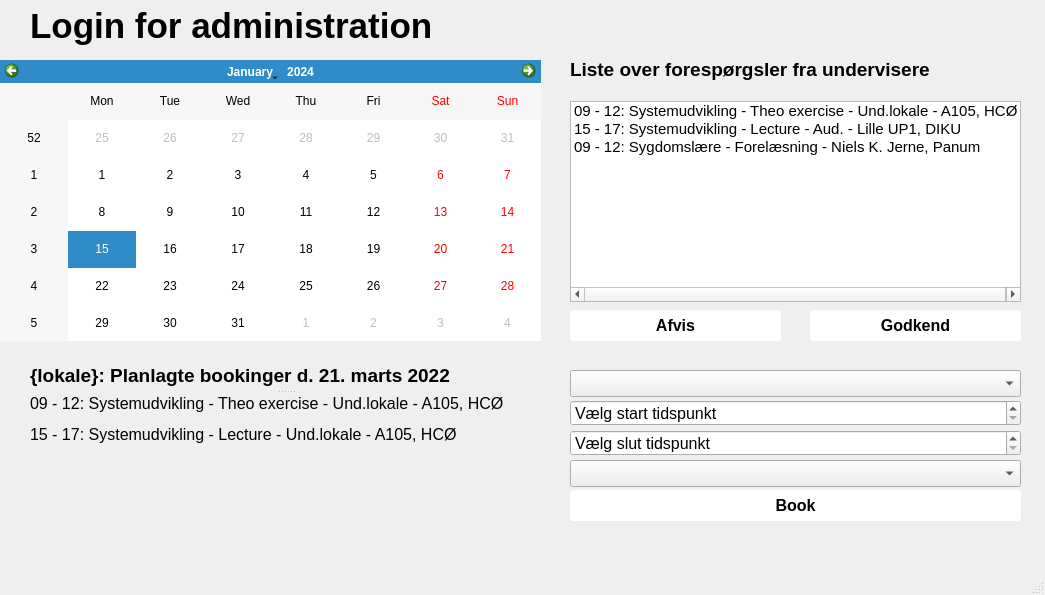
<?xml version="1.0" encoding="UTF-8"?>
<ui version="4.0">
 <class>MainWindow</class>
 <widget class="QMainWindow" name="MainWindow">
  <property name="geometry">
   <rect>
    <x>0</x>
    <y>0</y>
    <width>1045</width>
    <height>595</height>
   </rect>
  </property>
  <property name="windowTitle">
   <string>MainWindow</string>
  </property>
  <property name="tabShape">
   <enum>QTabWidget::Rounded</enum>
  </property>
  <widget class="QWidget" name="centralwidget">
   <widget class="QCalendarWidget" name="kalenderSekretar">
    <property name="geometry">
     <rect>
      <x>0</x>
      <y>60</y>
      <width>541</width>
      <height>281</height>
     </rect>
    </property>
   </widget>
   <widget class="QLabel" name="datovalg_2">
    <property name="geometry">
     <rect>
      <x>30</x>
      <y>0</y>
      <width>701</width>
      <height>51</height>
     </rect>
    </property>
    <property name="font">
     <font>
      <pointsize>26</pointsize>
      <bold>true</bold>
     </font>
    </property>
    <property name="text">
     <string>Login for administration</string>
    </property>
   </widget>
   <widget class="QComboBox" name="lokaleDropdown">
    <property name="geometry">
     <rect>
      <x>570</x>
      <y>370</y>
      <width>451</width>
      <height>27</height>
     </rect>
    </property>
    <property name="font">
     <font>
      <pointsize>12</pointsize>
     </font>
    </property>
    <property name="autoFillBackground">
     <bool>false</bool>
    </property>
    <property name="styleSheet">
     <string notr="true"/>
    </property>
    <property name="currentText">
     <string/>
    </property>
    <property name="placeholderText">
     <string>Vælg lokale</string>
    </property>
    <item>
     <property name="text">
      <string>Und.lokale - A102, HCØ</string>
     </property>
    </item>
    <item>
     <property name="text">
      <string>Und.lokale - A105, HCØ</string>
     </property>
    </item>
    <item>
     <property name="text">
      <string>Aud. - Lille UP1, DIKU</string>
     </property>
    </item>
    <item>
     <property name="text">
      <string>Aud. - Niels K. Jerne, Panum</string>
     </property>
    </item>
    <item>
     <property name="text">
      <string>Und.lokale - 13.1.83, Panum</string>
     </property>
    </item>
   </widget>
   <widget class="QTimeEdit" name="tidstart">
    <property name="geometry">
     <rect>
      <x>570</x>
      <y>400</y>
      <width>451</width>
      <height>26</height>
     </rect>
    </property>
    <property name="font">
     <font>
      <pointsize>12</pointsize>
     </font>
    </property>
    <property name="specialValueText">
     <string>Vælg start tidspunkt</string>
    </property>
   </widget>
   <widget class="QPushButton" name="bookLokale">
    <property name="geometry">
     <rect>
      <x>570</x>
      <y>490</y>
      <width>451</width>
      <height>31</height>
     </rect>
    </property>
    <property name="font">
     <font>
      <pointsize>12</pointsize>
      <bold>true</bold>
     </font>
    </property>
    <property name="mouseTracking">
     <bool>true</bool>
    </property>
    <property name="styleSheet">
     <string notr="true">QPushButton {
background-color: rgb(255, 255, 255);
border-radius:3px;
}

QPushButton:hover {
background-color: rgb(250, 250, 250);
}</string>
    </property>
    <property name="text">
     <string>Book</string>
    </property>
   </widget>
   <widget class="QComboBox" name="kursusDropdown">
    <property name="geometry">
     <rect>
      <x>570</x>
      <y>460</y>
      <width>451</width>
      <height>27</height>
     </rect>
    </property>
    <property name="font">
     <font>
      <pointsize>12</pointsize>
     </font>
    </property>
    <property name="autoFillBackground">
     <bool>false</bool>
    </property>
    <property name="styleSheet">
     <string notr="true"/>
    </property>
    <property name="currentText">
     <string/>
    </property>
    <property name="placeholderText">
     <string>Vælg kursus</string>
    </property>
    <item>
     <property name="text">
      <string>Systemudvikling - Theo exercise</string>
     </property>
    </item>
    <item>
     <property name="text">
      <string>Systemudvikling - Lecture</string>
     </property>
    </item>
    <item>
     <property name="text">
      <string>Sygedomslære - Forelæsning</string>
     </property>
    </item>
    <item>
     <property name="text">
      <string>Sygedomslære - SAU</string>
     </property>
    </item>
    <item>
     <property name="text">
      <string>Sygedomslære - Café</string>
     </property>
    </item>
   </widget>
   <widget class="QSplitter" name="splitter">
    <property name="geometry">
     <rect>
      <x>30</x>
      <y>360</y>
      <width>511</width>
      <height>191</height>
     </rect>
    </property>
    <property name="orientation">
     <enum>Qt::Vertical</enum>
    </property>
    <widget class="QLabel" name="datoValgS">
     <property name="font">
      <font>
       <pointsize>14</pointsize>
       <bold>true</bold>
      </font>
     </property>
     <property name="text">
      <string>{lokale}: Planlagte bookinger d. 21. marts 2022</string>
     </property>
    </widget>
    <widget class="QLabel" name="datoIndholdS">
     <property name="font">
      <font>
       <pointsize>12</pointsize>
      </font>
     </property>
     <property name="text">
      <string>&lt;html&gt;&lt;head/&gt;&lt;body&gt;&lt;p&gt;09 - 12: Systemudvikling - Theo exercise - Und.lokale - A105, HCØ&lt;/p&gt;&lt;p&gt;15 - 17: Systemudvikling - Lecture - Und.lokale - A105, HCØ&lt;/p&gt;&lt;/body&gt;&lt;/html&gt;</string>
     </property>
     <property name="alignment">
      <set>Qt::AlignLeading|Qt::AlignLeft|Qt::AlignTop</set>
     </property>
     <property name="wordWrap">
      <bool>true</bool>
     </property>
    </widget>
   </widget>
   <widget class="QListWidget" name="listRequest">
    <property name="geometry">
     <rect>
      <x>570</x>
      <y>101</y>
      <width>451</width>
      <height>201</height>
     </rect>
    </property>
    <property name="font">
     <font>
      <pointsize>11</pointsize>
     </font>
    </property>
    <item>
     <property name="text">
      <string>09 - 12: Systemudvikling - Theo exercise - Und.lokale - A105, HCØ</string>
     </property>
    </item>
    <item>
     <property name="text">
      <string>15 - 17: Systemudvikling - Lecture - Aud. - Lille UP1, DIKU</string>
     </property>
    </item>
    <item>
     <property name="text">
      <string>09 - 12: Sygdomslære - Forelæsning - Niels K. Jerne, Panum</string>
     </property>
    </item>
   </widget>
   <widget class="QLabel" name="datoValgS_2">
    <property name="geometry">
     <rect>
      <x>570</x>
      <y>44</y>
      <width>451</width>
      <height>51</height>
     </rect>
    </property>
    <property name="font">
     <font>
      <pointsize>14</pointsize>
      <bold>true</bold>
     </font>
    </property>
    <property name="text">
     <string>Liste over forespørgsler fra undervisere</string>
    </property>
   </widget>
   <widget class="QPushButton" name="godkendBooking">
    <property name="geometry">
     <rect>
      <x>810</x>
      <y>310</y>
      <width>211</width>
      <height>31</height>
     </rect>
    </property>
    <property name="font">
     <font>
      <pointsize>12</pointsize>
      <bold>true</bold>
     </font>
    </property>
    <property name="mouseTracking">
     <bool>true</bool>
    </property>
    <property name="styleSheet">
     <string notr="true">QPushButton {
background-color: rgb(255, 255, 255);
border-radius:3px;
}

QPushButton:hover {
background-color: rgb(250, 250, 250);
}</string>
    </property>
    <property name="text">
     <string>Godkend</string>
    </property>
   </widget>
   <widget class="QPushButton" name="afvisBooking">
    <property name="geometry">
     <rect>
      <x>570</x>
      <y>310</y>
      <width>211</width>
      <height>31</height>
     </rect>
    </property>
    <property name="font">
     <font>
      <pointsize>12</pointsize>
      <bold>true</bold>
     </font>
    </property>
    <property name="mouseTracking">
     <bool>true</bool>
    </property>
    <property name="styleSheet">
     <string notr="true">QPushButton {
background-color: rgb(255, 255, 255);
border-radius:3px;
}

QPushButton:hover {
background-color: rgb(250, 250, 250);
}</string>
    </property>
    <property name="text">
     <string>Afvis</string>
    </property>
   </widget>
   <widget class="QTimeEdit" name="tidslut">
    <property name="geometry">
     <rect>
      <x>570</x>
      <y>430</y>
      <width>451</width>
      <height>26</height>
     </rect>
    </property>
    <property name="font">
     <font>
      <pointsize>12</pointsize>
     </font>
    </property>
    <property name="specialValueText">
     <string>Vælg slut tidspunkt</string>
    </property>
   </widget>
  </widget>
  <widget class="QMenuBar" name="menubar">
   <property name="geometry">
    <rect>
     <x>0</x>
     <y>0</y>
     <width>1045</width>
     <height>22</height>
    </rect>
   </property>
  </widget>
  <widget class="QStatusBar" name="statusbar"/>
 </widget>
 <resources/>
 <connections/>
</ui>
